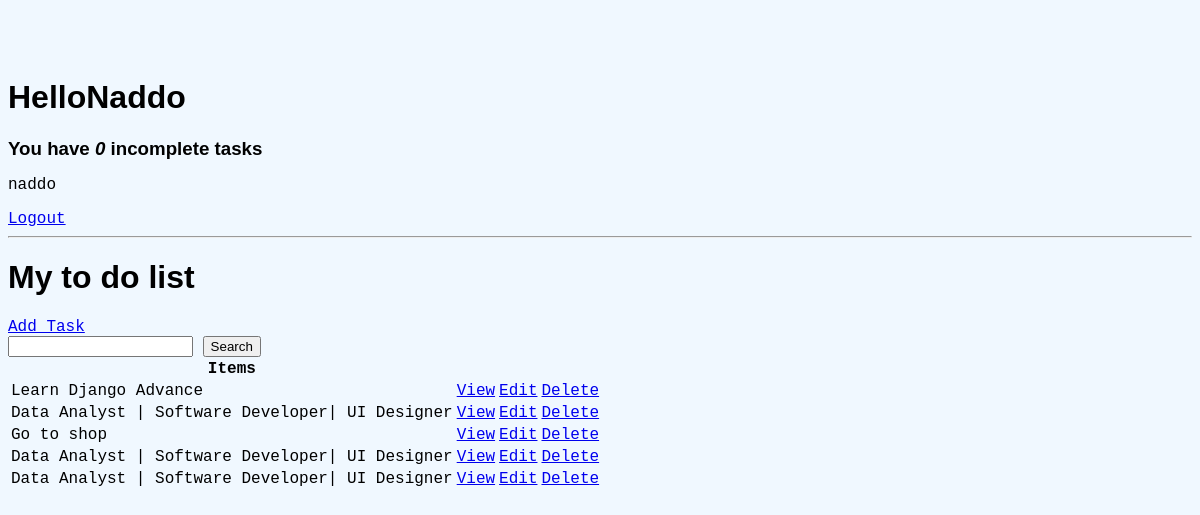
The app's page / (signed in) with its own data.
### base/models.py (models this page shows, shortened)
class Task(models.Model):
    user = models.ForeignKey(
        User, on_delete=models.CASCADE,null=True,blank=True)
    title =models.CharField(max_length=200)
    description = models.TextField(null=True, blank=True)
    complete = models.BooleanField(default=False)
    created = models.DateTimeField(auto_now_add=True)
    class Meta:
        ordering = ['complete']

### base/views.py (the view)
# urls.py: path('',TaskList.as_view(), name='task'),
class  TaskList(LoginRequiredMixin, ListView):
    model = Task
    context_object_name = 'tasks'
    def get_context_data(self, **kwargs):
        context = super().get_context_data(**kwargs)
        context ['task'] = context['tasks'].filter(user=self.request.user)
        context ['count'] = context['task'].filter(complete=False).count()
        search_input = self.request.GET.get('search-area') or ''
        if search_input:
            context['tasks'] = context['tasks'].filter(
                title__startswith=search_input
            )
        return context

### base/templates/base/task_list.html (shortened to what this page needs)
{% extends 'base/Main.html' %}
{% block content %}
<div class="header-bar">
    <div>
        <h1>Hello{{request.user|title}}</h1>
        <h3 style="margin:0">You have <i>{{count}}</i> incomplete tasks</h3>
    </div>
</div>
{% if request.user.is_authenticated %}
 <p>{{request.user}}</p>
 <a href="{% url 'logout' %}">Logout</a>
 {% else %}
 <a href="{% url 'login' %}">Login</a>
 {% endif %}
<hr>
<h1>My to  do list</h1>
<a href="{% url 'task-create' %}">Add Task</a>
<form method="get">
    <input type="text" name="search-area" value="{{search_input}}">
    <input type="submit" value="Search">
</form>
<table>
    <tr>
        <th>Items</th>
        <th></th>
        <th></th>
    </tr>
    {% for task in tasks %}
    <tr>
        <td>{{task.title}}</td>
        <td><a href="{% url 'task' task.id %}">View</a></td>
        <td><a href="{% url 'task-update' task.id %}">Edit</a></td>
        <td><a href="{% url 'task-delete' task.id %}">Delete</a></td>
    </tr>
    {% empty %}
        <h3>No items in list</h3>
    {% endfor %}
    {% endblock content %}

### base/templates/base/Main.html (shortened to what this page needs)
<!DOCTYPE html>
<html lang="en">
<head>
</head>
<body>
    <div>
        {% block content %}
        {% endblock content%}
    </div>
</body>
</html>

### base/templates/base/Main.html (style rules this page uses)
body { background-color: aliceblue; font-family:'Courier New', Courier, monospace; padding-top: 50px; }
h1,h2,h3,h4,h5,h6 { font-family: 'Raleway',sans-serif; }

### records on screen
Task: title "Learn Django Advance"
Task: title "Data Analyst | Software Developer| UI Designer"
Task: title "Go to shop"
Task: title "Data Analyst | Software Developer| UI Designer"
Task: title "Data Analyst | Software Developer| UI Designer"

### other values on screen
{{ request.user|title }} "Naddo"
{{ count }} "0"
{{ request.user }} "naddo"
